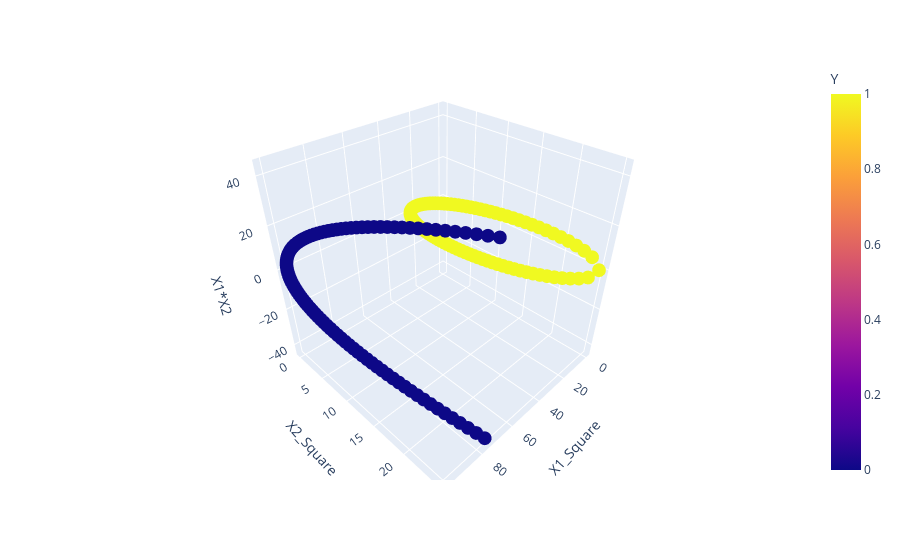

Here is the notebook cell this chart was saved with:
### Code cell
fig = px.scatter_3d(df, x="X1_Square", y="X2_Square", z = "X1*X2",color="Y")
fig.show()

### Figure 1 — Plotly figure (JSON) as saved in the notebook; plotly's stock layout.template omitted (floating-point values rounded to 4 significant figures; data arrays with more than 128 entries replaced by an {"elided": "..."} marker saying what was removed)
{"data": [{"hovertemplate": "X1_Square=%{x}<br>X2_Square=%{y}<br>X1*X2=%{z}<br>Y=%{marker.color}<extra></extra>", "legendgroup": "", "marker": {"color": {"elided": "400 int values"}, "coloraxis": "coloraxis", "symbol": "circle"}, "mode": "markers", "name": "", "scene": "scene", "showlegend": false, "type": "scatter3d", "x": {"elided": "400 float values"}, "y": {"elided": "400 float values"}, "z": {"elided": "400 float values"}}], "layout": {"coloraxis": {"colorbar": {"title": {"text": "Y"}}, "colorscale": [[0, "#0d0887"], [0.1111, "#46039f"], [0.2222, "#7201a8"], [0.3333, "#9c179e"], [0.4444, "#bd3786"], [0.5556, "#d8576b"], [0.6667, "#ed7953"], [0.7778, "#fb9f3a"], [0.8889, "#fdca26"], [1, "#f0f921"]]}, "legend": {"tracegroupgap": 0}, "margin": {"t": 60}, "scene": {"domain": {"x": [0, 1], "y": [0, 1]}, "xaxis": {"title": {"text": "X1_Square"}}, "yaxis": {"title": {"text": "X2_Square"}}, "zaxis": {"title": {"text": "X1*X2"}}}}}
